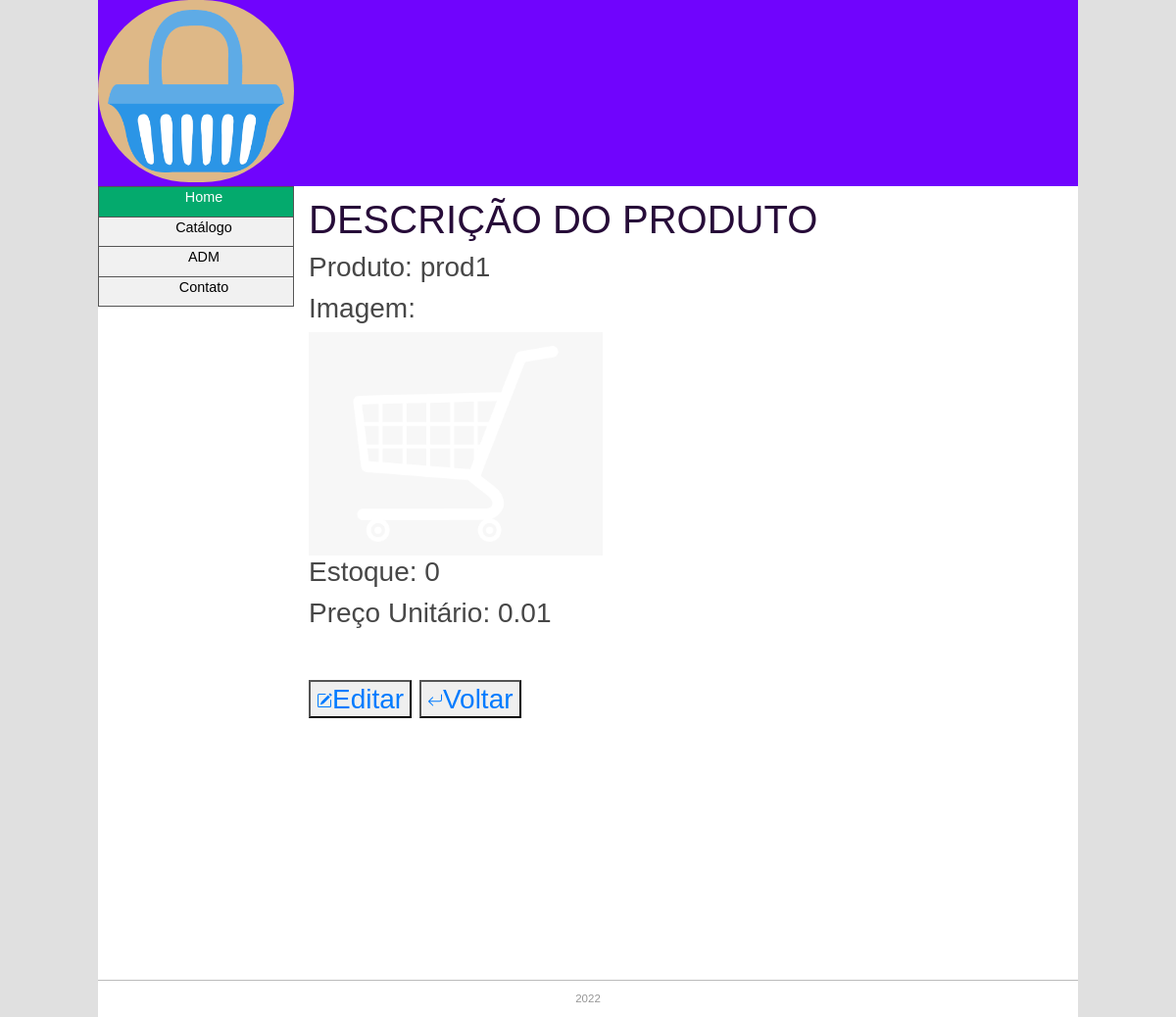
/pagina_inicial/adm/lista_edicao/6, run on the app's committed database.
### loja/models.py (models this page shows, shortened)
class Produto(models.Model):
    nome_prod = models.CharField(max_length=100)
    imagem = models.ImageField(upload_to="media")
    preco_unit = models.DecimalField(max_digits=10, decimal_places=2)
    estoque = models.PositiveIntegerField()
    DisplayFields = ['nome_prod', 'imagem', 'preco_unit', 'estoque', 'pk']

### loja/views.py (the view)
# urls.py: path('pagina_inicial/adm/lista_edicao/<int:pk>', views.produto_detail, name='produto_detail'),
def produto_detail(request, pk):
    produto = get_object_or_404(Produto, pk=pk)
    return render(request, 'loja/produto_detail.html', {'produto': produto})

### loja/templates/loja/produto_detail.html (shortened to what this page needs)
{% extends "loja/base.html" %}
{% block content %}
    <h1>DESCRIÇÃO DO PRODUTO</h1>
    <div >
        <h3>Produto: {{produto.nome_prod}}</h3>
        <div ><h3>Imagem: </h3><img src="{{produto.imagem.url}}" width="300" /></div>
        <h3>Estoque: {{produto.estoque}}</h3>
        <h3>Preço Unitário: {{produto.preco_unit}}</h3>
    </div>
    <br><br>
    <h3><button type="submit" > <a href="{% url 'produto_edit' pk=produto.pk %} ">Editar</a>          </button>      <button type="submit" > <a href="{% url 'lista_edicao' %}">Voltar</a> </button></h3>
{% endblock %}

### loja/static/css/blog.css (style rules this page uses)
body { background-color: #e0e0e0; font-family: "Trebuchet MS", Helvetica, sans-serif; font-size: 0.9em; text-align: justify; color: #474747; }
h1 { color: #270c39; }

### data on the page
Produto: nome_prod "prod1", imagem (picture), estoque "0", preco_unit "0.01"
